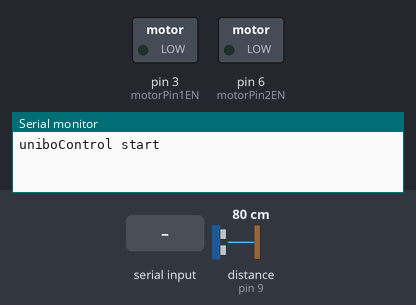
The sketch below on a simulated Arduino Uno, built with avr-gcc and run on an emulated ATmega328P. Shown: switched loads named in the sketch (green lamp = pin HIGH), the last lines printed to the serial monitor. The test bench sets the inputs (shaded band); at power-on: distance to the obstacle (sensor on pin 9) 80 cm. The echo pulse lasts 58.3 µs per cm.

Above: at 1.2 s.
1.3 s: "l90\n" received over Serial
At 1.7 s:
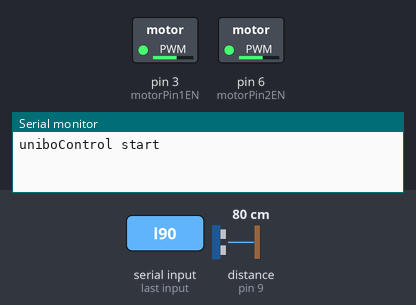
3.4 s: distance to the obstacle (sensor on pin 9) set to 2 cm
4.9 s: byte 119 (119) received over Serial
At 5.6 s:
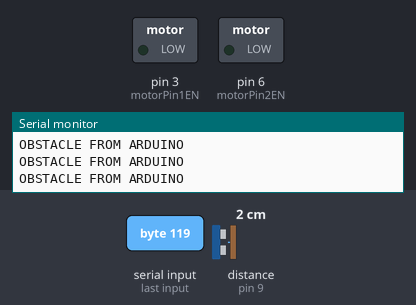
7.0 s: byte 99 (99) received over Serial
8.5 s: distance to the obstacle (sensor on pin 9) set to 4 cm
Timing chart, 0 to 11.0 s (numbered marks = the images above; inputs shaded):
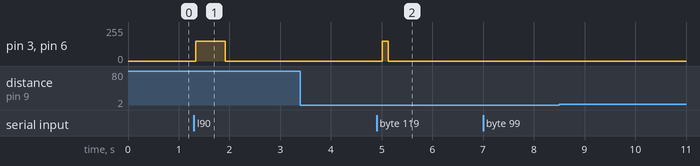

The sketch:

uniboCustomControl.ino
```cpp
#include <Arduino.h>
#include <Wire.h>
//#include <SoftwareSerial.h>
#include <NewPing.h>


/*
 * -----------------------------------
 * Connections and settings
 * -----------------------------------
 */

//SONAR PIN
const int trigPin = 10;           // Pin trig of HC-SR04
const int echoPin = 9;            // Pin echo of HC-SR04
const int MAX_DISTANCE = 350;     // Maximum distance we want to ping for (in centimeters). Maximum sensor distance is rated at 400-500cm
const int MIN_DISTANCE = 12;      // The distance (in cm) at which we want sonar to signal the collision

//PWM CAPABLE PIN TO CONTROL MOTOR SPEED: 3, 5, 6, 9, 10, 11
//Motor DX
const int motorPin1A  = 5;        // Pin 2 of L293D
const int motorPin1B  = 4;        // Pin 7 of L293D
const int motorPin1EN  = 3;       // Pin 1 of L293D

//Motor SX
const int motorPin2A  = 8;        // Pin 15 of L293D
const int motorPin2B  = 7;        // Pin 10 of L293D
const int motorPin2EN  = 6;       // Pin 9 of L293D

//LED PIN
const int ledRED = A3;            //We are using analog pin as digital out in order to keeps digital pins free for further expansions
const int ledGREEN = A4;
const int ledBLUE = A5;


// ----------------------

int last_speed_DX = 0;
int last_speed_SX = 0;

void runDX(int speed);
void runSX(int speed);
void moveBot(int direction, int speed);

NewPing sonar(trigPin, echoPin, MAX_DISTANCE); // NewPing setup of pins and maximum distance.

int input;
int count;

float rotLeftTime  = 0.58;
float rotRightTime = 0.58;
float rotStepTime  = 0.058;


void remoteCmdExecutor();


/*
 * -----------------------------------
 * Obstacles
 * -----------------------------------
 */

float calcDistance()
{
  int iterations = 5;
  float duration = sonar.ping_median(iterations);
  return (duration / 2) * 0.0343;
}

void lookAtSonar()
{
    float sonar = calcDistance();
    //emit sonar data but with a reduced frequency
    if( count++ > 10 ){ Serial.println(sonar);  count = 0; }
    if((sonar) <= (MIN_DISTANCE)){ //very near
        if(((input)==(119))){
            moveBot(1,0);  //Stop
            setLed('R');
            Serial.println("OBSTACLE FROM ARDUINO");
            /*
            _delay(0.3);
            moveBot(2,100);
            _delay(1);
            moveBot(2,0);
            */
       }
    }
}


/*
 * -----------------------------------
 * delay
 * -----------------------------------
 */
void _loop(){
}

void _delay(float seconds){
    long endTime = millis() + seconds * 1000;
    while(millis() < endTime)_loop();
}

/*
 * -----------------------------------
 * Interpreter
 * -----------------------------------
 */

 /*
  * WARNING: the modification is not permanent
  * This is useful just for tuning
  */
void configureRotationTime(){
  char dir  = Serial.read();
  float v   = Serial.parseFloat();
  Serial.println( dir == 'l' );
  if( dir == 'l' ) rotLeftTime  = v;
  if( dir == 'r' ) rotRightTime = v;
  if( dir == 'z' ) rotStepTime  = v;
  if( dir == 'x' ) rotStepTime  = v;
  Serial.println( rotLeftTime );
}
void remoteCmdExecutor(){
    if((Serial.available()) > (0  )){
        input = Serial.read();
        //Serial.println(input);
        switch( input ){
          case 99  : configureRotationTime(); break;  //c... | cl0.59 or cr0.59  or cx0.005 or cz0.005
          case 119 : moveBot(1,150); break;  //w
          case 115 : moveBot(2,150); break;  //s
          case 97  : moveBot(3,150); break;  //a
          case 122 : rotateLeftStep();  break;  //z
          case 120 : rotateRightStep();  break; //x
          case 100 : moveBot(4,150); break;  //d
          case 104 : moveBot(1,0);  break;  //h
          case 114 : rotateRight90();  break;  //r
          case 108 : rotateLeft90(); break;    //l
          case 102 : moveBot(1,0); break;  //f
          default  : moveBot(1,0);
        }
    }
}

void rotateLeft90( ){
  moveBot(3,150);
  _delay( rotLeftTime );
  moveBot(1,0);
}
void rotateRight90(){
  //Serial.println("rotateRight90");
  moveBot(4,150);
  _delay( rotRightTime );
  moveBot(1,0);
}

void rotateLeftStep(){
  moveBot(3,150);
  _delay( rotStepTime );
  moveBot(1,0);
}
void rotateRightStep(){
  //Serial.println("rotateRight90");
  moveBot(4,150);
  _delay( rotStepTime );
  moveBot(1,0);
}


/*
 * -----------------------------------
 * alternative run DX and SX
 * -----------------------------------
 */
void runDX(int motorSpeed)
{
  motorSpeed = motorSpeed > 255 ? 255 : motorSpeed;
  motorSpeed = motorSpeed < -255 ? -255 : motorSpeed;

  if(last_speed_DX != motorSpeed)
  {
    last_speed_DX = motorSpeed;
  }
  else
  {
    return;
  }

  if(motorSpeed >= 0)
  {
    //Set DX motor forward (clockwise)
    digitalWrite(motorPin1A, HIGH);
    digitalWrite(motorPin1B, LOW);

    //Set speed
    analogWrite(motorPin1EN, motorSpeed);

  }
  else
  {
    //Set DX motor backward (counter-clockwise)
    digitalWrite(motorPin1A, LOW);
    digitalWrite(motorPin1B, HIGH);

    //Set speed
    analogWrite(motorPin1EN, -motorSpeed);
  }
}


void runSX(int motorSpeed)
{
  motorSpeed = motorSpeed > 255 ? 255 : motorSpeed;
  motorSpeed = motorSpeed < -255 ? -255 : motorSpeed;

  if(last_speed_SX != motorSpeed)
  {
    last_speed_SX = motorSpeed;
  }
  else
  {
    return;
  }

  if(motorSpeed >= 0)
  {
    //Set SX motor forward (counter-clockwise)
    digitalWrite(motorPin2A, LOW);
    digitalWrite(motorPin2B, HIGH);

    //Set speed
    analogWrite(motorPin2EN, motorSpeed);

  }
  else
  {
    //Set DX motor backward (clockwise)
    digitalWrite(motorPin2A, HIGH);
    digitalWrite(motorPin2B, LOW);

    //Set speed
    analogWrite(motorPin2EN, -motorSpeed);
  }
}


/*
 * -----------------------------------
 * Moving
 * -----------------------------------
 */
void moveBot(int direction, int speed)
{
      int leftSpeed  = 0;
      int rightSpeed = 0;

      if(direction == 1){ //forward
          leftSpeed = speed;
          rightSpeed = speed;
      }else if(direction == 2){ //backward
          leftSpeed = -speed;
          rightSpeed = -speed;
      }else if(direction == 3){ //left
          leftSpeed = -speed;
          rightSpeed = speed;
      }else if(direction == 4){ //right
          leftSpeed = speed;
          rightSpeed = -speed;
      }

      runDX(rightSpeed);
      runSX(leftSpeed);
}


/*
 * -----------------------------------
 * LED Stuff
 * -----------------------------------
 *
 * We're using a simple RGB common cathode LED (or three differend LEDs)
 * but with Adafruit_NeoPixel lib is it possible to use WS2812, WS2811
 * and SK6812 LED, like on the mbot.
 *
 * Very very simple: 4 possible state= Off, Red on, Green on, Blue on
 *
 */
 void setLed(char cmd)
 {
  //O-R-G-B
  switch(cmd)
  {
    case 'O': digitalWrite(ledRED, LOW); digitalWrite(ledGREEN, LOW); digitalWrite(ledBLUE, LOW); break;
    case 'R': digitalWrite(ledRED, HIGH); digitalWrite(ledGREEN, LOW); digitalWrite(ledBLUE, LOW); break;
    case 'G': digitalWrite(ledRED, LOW); digitalWrite(ledGREEN, HIGH); digitalWrite(ledBLUE, LOW); break;
    case 'B': digitalWrite(ledRED, LOW); digitalWrite(ledGREEN, LOW); digitalWrite(ledBLUE, HIGH); break;
    default: digitalWrite(ledRED, LOW); digitalWrite(ledGREEN, LOW); digitalWrite(ledBLUE, LOW);
  }
 }


/*
 * -----------------------------------
 * setup
 * -----------------------------------
 */
void setup(){
    Serial.begin(115200);
    Serial.println("uniboControl start");
}

void loop(){
    setLed('G');
    remoteCmdExecutor();
    lookAtSonar();
    _loop();
}
```

Measured:
- after the input at 1.3 s, pin 3 (motorPin1EN), pin 6 (motorPin2EN): 0/255 → 150/255 at once, → 0/255 0.58 s later
- after the input at 4.9 s, pin 3 (motorPin1EN), pin 6 (motorPin2EN): 0/255 → 150/255 after 0.11 s, → 0/255 0.12 s later
